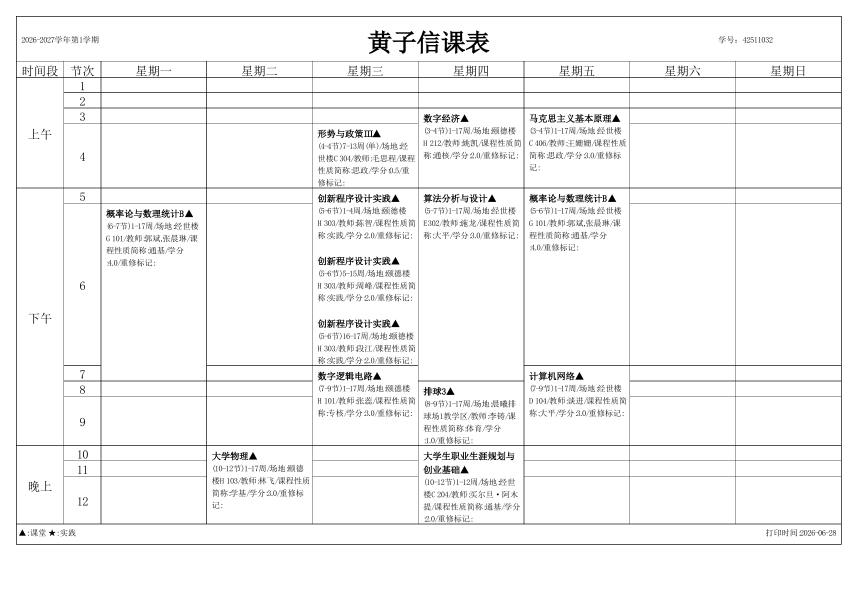
#> input picture tmp/pdfs/schedule-page-1.png, 2573 x 1819 px (shown at 1/3 size)
$ python preprocess_timetable_image.py ../../../tmp/pdfs/schedule-page-1.png ../../../tmp/pdfs/schedule-page-1.png
#> lines starting #> are read from the running program, lines starting #| are printed output that depends on the picture; after the words box and inside, x2 and y2 are one past the last pixel; in counts of white or black regions, pixels touching at a corner belong together
from PIL import Image, ImageOps, ImageFilter
import json
import os
import sys
import numpy as np


def groups(counts, threshold, min_len=1):
    found = []
    start = None
    for index, value in enumerate(counts):
        if value >= threshold and start is None:
            start = index
        if (value < threshold or index == len(counts) - 1) and start is not None:
            end = index - 1 if value < threshold else index
            if end - start + 1 >= min_len:
                found.append((start, end, (start + end) // 2, int(counts[start:end + 1].max())))
            start = None
    return found


def save_ocr_target(image, path, scale=3, trim=False):
    if trim and image.width > 20 and image.height > 20:
        inset = image.crop((8, 8, image.width - 8, image.height - 8))
        values = np.array(ImageOps.grayscale(inset))
        ys, xs = np.where(values < 225)
        if len(xs):
            margin = 8
            image = inset.crop((
                max(0, int(xs.min()) - margin),
                max(0, int(ys.min()) - margin),
                min(inset.width, int(xs.max()) + margin),
                min(inset.height, int(ys.max()) + margin),
            ))
    image = image.resize((max(1, image.width * scale), max(1, image.height * scale)), Image.Resampling.LANCZOS)
    gray = ImageOps.grayscale(image)
    gray = ImageOps.autocontrast(gray)
    gray = gray.filter(ImageFilter.UnsharpMask(radius=1.1, percent=180, threshold=3))
    gray.save(path)


def table_box(image):
    gray = ImageOps.grayscale(image)
    arr = np.array(gray)
    mask = arr < 225
    if not mask.any():
        return (0, 0, image.width, image.height)
    ys, xs = np.where(mask)
    return (
        max(0, int(xs.min()) - 20),
        max(0, int(ys.min()) - 20),
        min(image.width, int(xs.max()) + 20),
        min(image.height, int(ys.max()) + 20),
    )


def period_boundaries(row_lines):
    if len(row_lines) < 14:
        return []
    core = row_lines[1:-1]
    if len(core) >= 14:
        # Common timetable scans include one extra morning separator between period 3 and 4.
        gaps = [core[i + 1] - core[i] for i in range(min(5, len(core) - 1))]
        if len(gaps) >= 5 and max(gaps[:4]) <= 32 and gaps[4] >= 55:
            del core[3]
    return core[:13] if len(core) >= 13 else []


def timetable_geometry(line_dark):
    """Find the main 7-day grid without treating merged-cell dividers as day columns."""
    height, width = line_dark.shape
    full_rows = [item[2] for item in groups(line_dark.sum(axis=1), width * 0.9)]
    if len(full_rows) < 2:
        return None

    header_top, header_bottom = full_rows[0], full_rows[1]
    candidates = [item[2] for item in groups(line_dark.sum(axis=1), width * 0.45) if item[2] > header_bottom]
    early_gaps = [b - a for a, b in zip(candidates[:6], candidates[1:7]) if 100 <= b - a <= 190]
    if not early_gaps:
        return None
    period_height = int(round(float(np.median(early_gaps))))
    main_bottom = header_bottom + period_height * 12
    main_bottom = min(full_rows, key=lambda line: abs(line - main_bottom))
    if abs(main_bottom - (header_bottom + period_height * 12)) > period_height // 2:
        return None

    main = line_dark[header_top:main_bottom + 1, :]
    vertical = groups(main.sum(axis=0), main.shape[0] * 0.9)
    x_lines = [item[2] for item in vertical]
    if len(x_lines) < 10:
        return None
    day_lines = x_lines[-8:]
    bounds = [int(round(header_bottom + period_height * index)) for index in range(13)]
    bounds[-1] = main_bottom
    return header_top, header_bottom, main_bottom, day_lines, bounds


def build_exam_row_targets(crop, dark, row_lines, output_dir, targets):
    if len(row_lines) < 4:
        return False

    height, width = dark.shape
    table_top = max(0, row_lines[0] - 3)
    table_bottom = min(height, row_lines[-1] + 3)
    table_dark = dark[table_top:table_bottom, :]
    if table_dark.size == 0:
        return False

    vertical = groups(table_dark.sum(axis=0), table_dark.shape[0] * 0.45)
    x_lines = [item[2] for item in vertical]
    if len(x_lines) < 5:
        return False

    x0 = max(0, x_lines[0] - 4)
    x1 = min(width, x_lines[-1] + 4)
    saved = 0
    for index, (y0, y1) in enumerate(zip(row_lines[1:-1], row_lines[2:]), start=1):
        if y1 - y0 < 20:
            continue
        inner = dark[y0 + 3:y1 - 3, x0:x1]
        if inner.size == 0 or inner.sum() < 80:
            continue

        row = crop.crop((x0, max(0, y0 - 4), x1, min(height, y1 + 4)))
        filename = f"exam_row_{index}.png"
        row_path = os.path.join(output_dir, filename)
        save_ocr_target(row, row_path, 4)
        targets.append({"kind": "examRow", "path": row_path, "rowIndex": index})

        for column_index, (cx0, cx1) in enumerate(zip(x_lines[:-1], x_lines[1:]), start=1):
            if cx1 - cx0 < 20:
                continue
            cell_inner = dark[y0 + 3:y1 - 3, cx0 + 3:cx1 - 3]
            if cell_inner.size == 0 or cell_inner.sum() < 8:
                continue
            cell = crop.crop((max(0, cx0 - 2), max(0, y0 - 3), min(width, cx1 + 2), min(height, y1 + 3)))
            cell_name = f"exam_cell_{index}_{column_index}.png"
            cell_path = os.path.join(output_dir, cell_name)
            save_ocr_target(cell, cell_path, 5)
            targets.append({
                "kind": "examCell",
                "path": cell_path,
                "rowIndex": index,
                "columnIndex": column_index,
            })
        saved += 1

    return saved >= 2

def build_targets(input_path, output_dir):
    original = Image.open(input_path).convert("RGB")
    crop = original.crop(table_box(original))
    gray = ImageOps.grayscale(crop)
    arr = np.array(gray)
    dark = arr < 190
    line_dark = arr < 225
    height, width = dark.shape

    targets = []
    full_path = os.path.join(output_dir, "ocr_full.png")
    save_ocr_target(crop, full_path, 3)
    targets.append({"kind": "full", "path": full_path})

    geometry = timetable_geometry(line_dark)
    if not geometry:
        horizontal = groups(line_dark.sum(axis=1), width * 0.55)
        row_lines = [item[2] for item in horizontal]
        build_exam_row_targets(crop, dark, row_lines, output_dir, targets)
        return targets

    header_top, header_bottom, main_bottom, day_lines, bounds = geometry

    for column_index, (x0, x1) in enumerate(zip(day_lines[:-1], day_lines[1:]), start=1):
        header = crop.crop((x0 + 3, header_top + 3, x1 - 3, header_bottom - 3))
        header_path = os.path.join(output_dir, f"weekday_header_{column_index}.png")
        save_ocr_target(header, header_path, 4)
        targets.append({"kind": "weekdayHeader", "path": header_path, "columnIndex": column_index})

    period_ranges = [(index + 1, bounds[index], bounds[index + 1]) for index in range(12)]

    for day_index in range(7):
        x0 = day_lines[day_index] + 2
        x1 = day_lines[day_index + 1] - 2
        if x1 <= x0:
            continue
        col_width = x1 - x0
        counts = line_dark[header_bottom:main_bottom + 1, x0:x1].sum(axis=1)
        cell_lines = []
        candidate_lines = [item[2] for item in groups(counts, col_width * 0.85)]
        for relative_line in candidate_lines:
            line = header_bottom + relative_line
            lo = max(0, relative_line - 2)
            hi = min(len(counts), relative_line + 3)
            if counts[lo:hi].max() >= col_width * 0.85:
                cell_lines.append(line)
        for line in (bounds[0], bounds[-1]):
            if line not in cell_lines:
                cell_lines.append(line)
        cell_lines = sorted(set(cell_lines))

        for y0, y1 in zip(cell_lines, cell_lines[1:]):
            if y1 - y0 < 18:
                continue
            inner = dark[y0 + 3:y1 - 3, x0 + 3:x1 - 3]
            if inner.size == 0 or inner.sum() < 80:
                continue
            periods = [period for period, py0, py1 in period_ranges if max(y0, py0) < min(y1, py1) - 3]
            if not periods:
                continue
            pad = 4
            local = line_dark[y0:y1 + 1, x0:x1 + 1]
            local_vertical = [item[2] for item in groups(local.sum(axis=0), local.shape[0] * 0.82)]
            splits = [0] + [line for line in local_vertical if 12 < line < col_width - 12] + [col_width]
            for split_index, (left, right) in enumerate(zip(splits[:-1], splits[1:]), start=1):
                if right - left < 45:
                    continue
                part_x0, part_x1 = x0 + left, x0 + right
                part_inner = dark[y0 + 3:y1 - 3, part_x0 + 3:part_x1 - 3]
                if part_inner.size == 0 or part_inner.sum() < 60:
                    continue
                cell = crop.crop((max(0, part_x0 - pad), max(0, y0 - pad), min(width, part_x1 + pad), min(height, y1 + pad)))
                filename = f"cell_c{day_index + 1}_p{periods[0]}_{periods[-1]}_{split_index}.png"
                cell_path = os.path.join(output_dir, filename)
                save_ocr_target(cell, cell_path, 5)
                targets.append({
                    "kind": "cell",
                    "path": cell_path,
                    "columnIndex": day_index + 1,
                    "periodStart": periods[0],
                    "periodEnd": periods[-1],
                })

    lower_rows = [item[2] for item in groups(line_dark.sum(axis=1), width * 0.9) if item[2] > main_bottom]
    if len(lower_rows) >= 7:
        table_lines = lower_rows[1:8]
        for row_index, (y0, y1) in enumerate(zip(table_lines[1:], table_lines[2:]), start=1):
            row = crop.crop((0, y0 + 2, width, y1 - 2))
            row_path = os.path.join(output_dir, f"course_detail_row_{row_index}.png")
            save_ocr_target(row, row_path, 3)
            targets.append({"kind": "courseDetailRow", "path": row_path, "rowIndex": row_index})

    return targets


def main():
    if len(sys.argv) < 3:
        print(json.dumps({"success": False, "error": "Usage: preprocess_timetable_image.py <image> <output_dir>"}, ensure_ascii=False))
        return
    try:
        os.makedirs(sys.argv[2], exist_ok=True)
        targets = build_targets(sys.argv[1], sys.argv[2])
#> in build_targets, original is the input picture: PIL image 2573x1819 RGB; min 0, max 255, mean 245.4
#> in table_box, `mask = arr < 225`:
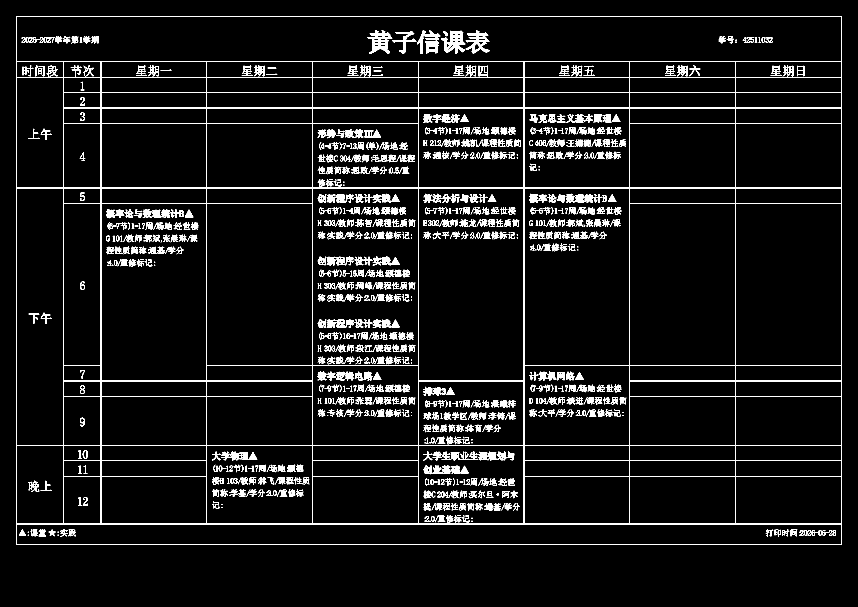
#> mask: shape (1819, 2573) bool (shown at 1/3 size); 4.9% white in thin lines or dots, all inside (x1, y1, x2, y2) = (48, 48, 2525, 1634)
#> in build_targets, `dark = arr < 190`: dark: shape (1625, 2516) bool; 5.1% white in thin lines or dots
#> in build_targets, `line_dark = arr < 225`:
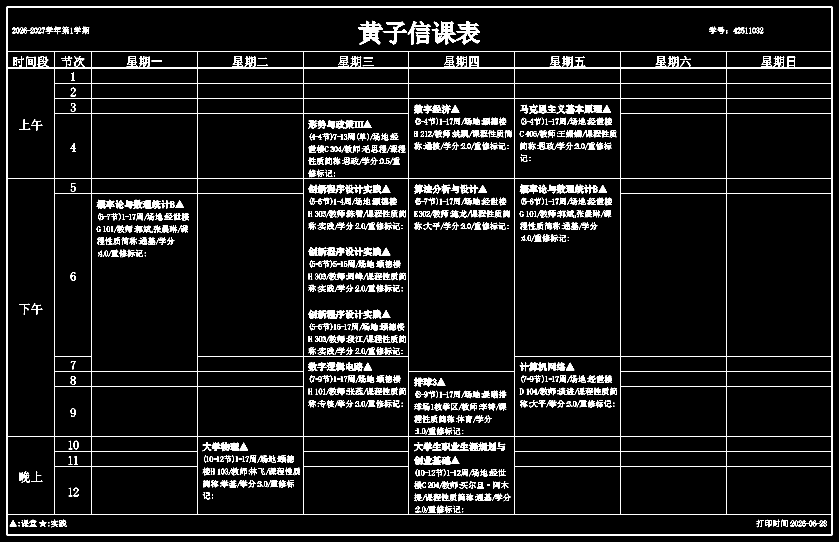
#> line_dark: shape (1625, 2516) bool (shown at 1/3 size); 5.6% white in thin lines or dots
#> in save_ocr_target, `image = image.resize((max(1, image.width * scale), max(1, image.height..`:
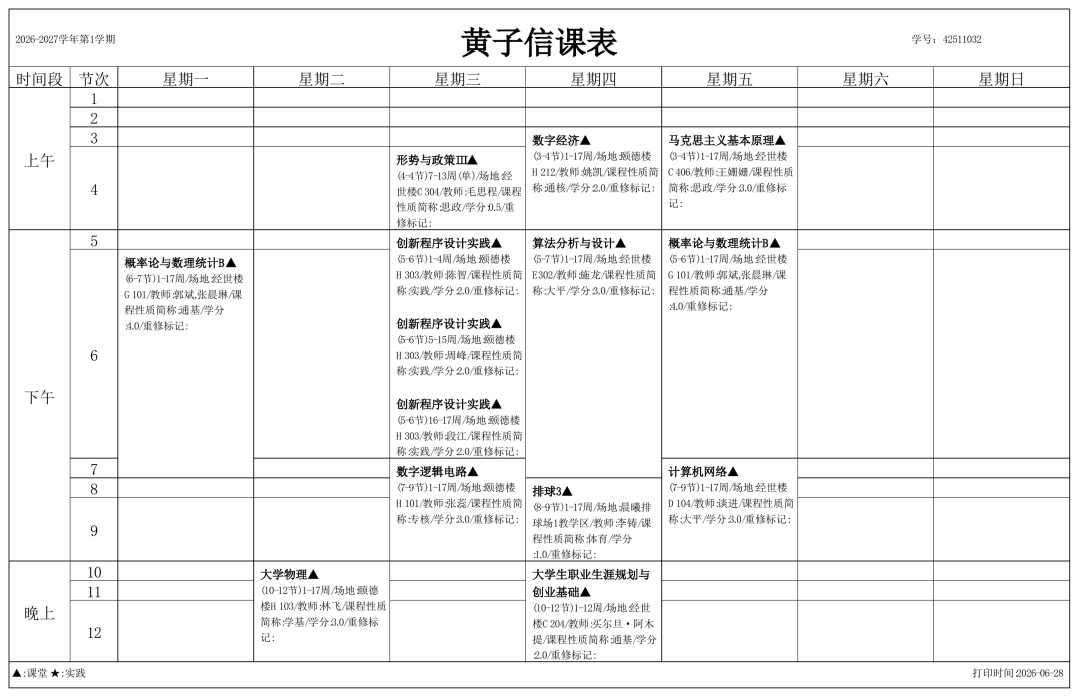
#> image: PIL image 7548x4875 RGB (shown at 1/7 size); min 0, max 255, mean 243.6
#> the loop in groups, `for index, value in enumerate(counts):` made 1625 passes
#> value on passes 1 to 12: 0, 0, 0, 0, 0, 0, 0, 0, 0, 0, 0, 0
#> after the loop in groups, `for index, value in enumerate(counts):`: end = 1605; found = [(20, 21, 20, 2477), (155, 155, 155, 2477), (203, 204, 203, 2477), (249, 250, 249, 2336), (295, 296, 295, 2336), (535, 536, 535, 2477), (1308, 1309, 1308, 2477), (1543, 1544, 1543, 2477), (1604, 1605, 1604, 2477)]
#> in timetable_geometry, `full_rows = [item[2] for item in groups(line_dark.sum(axis=1), width *..`: full_rows = [20, 155, 203, 249, 295, 535, 1308, 1543, 1604]
#> in timetable_geometry, `header_top, header_bottom = full_rows[0], full_rows[1]`: header_top = 20; header_bottom = 155
#> the loop in groups (call 2), `for index, value in enumerate(counts):` made 1625 passes
#> in timetable_geometry, `candidates = [item[2] for item in groups(line_dark.sum(axis=1), width ..`: candidates = [203, 249, 295, 341, 535, 581, 1068, 1114, 1160, 1308, 1354, 1400, 1543, 1604]
#> in timetable_geometry, `early_gaps = [b - a for a, b in zip(candidates[:6], candidates[1:7]) i..`: early_gaps = []
#> in build_targets, `horizontal = groups(line_dark.sum(axis=1), width * 0.55)`: horizontal = 16 items, first 6: (20, 21, 20, 2477), (155, 155, 155, 2477), (203, 204, 203, 2477), (249, 250, 249, 2336), (295, 296, 295, 2336), (341, 341, 341, 1704)
#> in build_targets, `row_lines = [item[2] for item in horizontal]`: row_lines = [20, 155, 203, 249, 295, 341, 535, 581, 1068, 1114, 1160, 1308, 1354, 1400, 1543, 1604]
#> in build_exam_row_targets, `table_top = max(0, row_lines[0] - 3)`: table_top = 17
#> in build_exam_row_targets, `table_bottom = min(height, row_lines[-1] + 3)`: table_bottom = 1607
#> in build_exam_row_targets, `table_dark = dark[table_top:table_bottom, :]`:
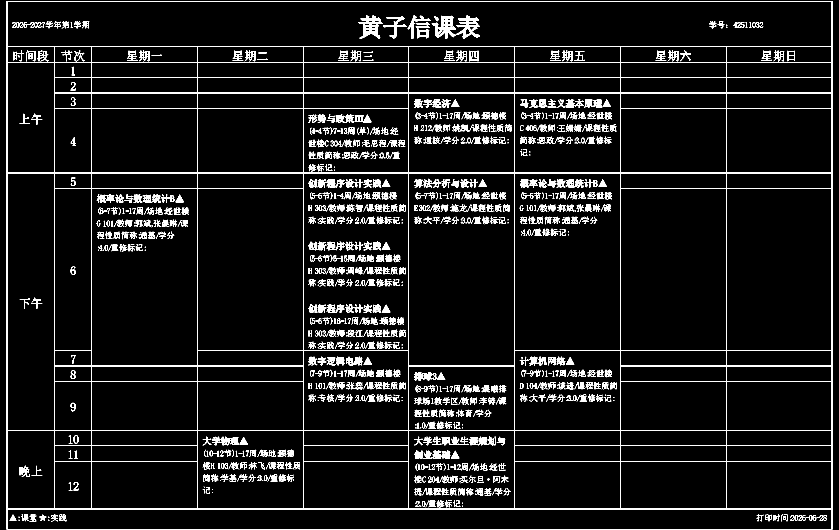
#> table_dark: shape (1590, 2516) bool (shown at 1/3 size); 5.2% white in thin lines or dots
#> in build_exam_row_targets, `vertical = groups(table_dark.sum(axis=0), table_dark.shape[0] * 0.45)`: vertical = [(20, 21, 20, 1586), (163, 163, 163, 1405), (274, 275, 274, 1394), (591, 592, 591, 1394), (909, 909, 909, 1394), (1226, 1226, 1226, 1401), (1543, 1544, 1543, 1394), (1861, 1861, 1861, 1394), (2178, 2178, 2178, 1398), (2495, 2496, 2495, 1586)]
#> in build_exam_row_targets, `x_lines = [item[2] for item in vertical]`: x_lines = [20, 163, 274, 591, 909, 1226, 1543, 1861, 2178, 2495]
#> in build_exam_row_targets, `x0 = max(0, x_lines[0] - 4)`: x0 = 16
#> in build_exam_row_targets, `x1 = min(width, x_lines[-1] + 4)`: x1 = 2499
#> the loop in build_exam_row_targets, `for index, (y0, y1) in enumerate(zip(row_lines[1:-1], row_lines[2:]), ..` made 14 passes
#> (y0, y1, filename) on passes 1 to 12: (155, 203, 'exam_row_1.png'), (203, 249, 'exam_row_2.png'), (249, 295, 'exam_row_3.png'), (295, 341, 'exam_row_4.png'), (341, 535, 'exam_row_5.png'), (535, 581, 'exam_row_6.png'), (581, 1068, 'exam_row_7.png'), (1068, 1114, 'exam_row_8.png'), (1114, 1160, 'exam_row_9.png'), (1160, 1308, 'exam_row_10.png'), (1308, 1354, 'exam_row_11.png'), (1354, 1400, 'exam_row_12.png')
#> pass 1, in save_ocr_target (call 2), `image = image.resize((max(1, image.width * scale), max(1, image.height..`:
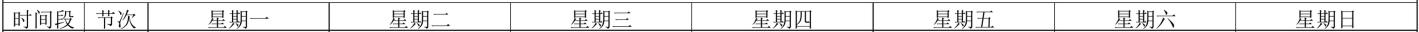
#> image: PIL image 9932x224 RGB (shown at 1/7 size); min 0, max 255, mean 228.2
#> after the loop in build_exam_row_targets, `for index, (y0, y1) in enumerate(zip(row_lines[1:-1], row_lines[2:]), ..`:
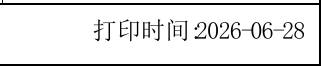
#> cell: PIL image 321x67 RGB; min 0, max 255, mean 228.5
#> after the loop in build_exam_row_targets, `for index, (y0, y1) in enumerate(zip(row_lines[1:-1], row_lines[2:]), ..`:
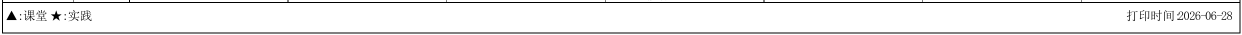
#> row: PIL image 2483x69 RGB (shown at 1/2 size); min 0, max 255, mean 237.4
#> after the loop in build_exam_row_targets, `for index, (y0, y1) in enumerate(zip(row_lines[1:-1], row_lines[2:]), ..`: saved = 14; targets = 68 items
        print(json.dumps({"success": True, "targets": targets}, ensure_ascii=False))
    except Exception as exc:
        print(json.dumps({"success": False, "error": str(exc)}, ensure_ascii=False))


if __name__ == "__main__":
    main()
